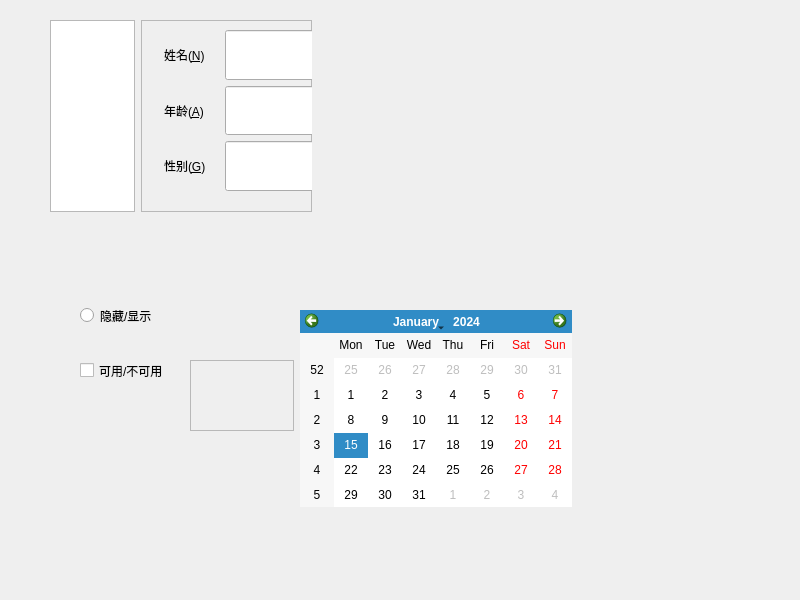
<?xml version="1.0" encoding="UTF-8"?>
<ui version="4.0">
 <class>Form</class>
 <widget class="QWidget" name="Form">
  <property name="geometry">
   <rect>
    <x>0</x>
    <y>0</y>
    <width>800</width>
    <height>600</height>
   </rect>
  </property>
  <property name="windowTitle">
   <string>Form</string>
  </property>
  <widget class="QWidget" name="horizontalLayoutWidget">
   <property name="geometry">
    <rect>
     <x>50</x>
     <y>20</y>
     <width>331</width>
     <height>221</height>
    </rect>
   </property>
   <layout class="QHBoxLayout" name="horizontalLayout" stretch="1,2">
    <property name="sizeConstraint">
     <enum>QLayout::SetFixedSize</enum>
    </property>
    <property name="leftMargin">
     <number>0</number>
    </property>
    <item>
     <widget class="QTreeView" name="treeView">
      <property name="enabled">
       <bool>true</bool>
      </property>
      <property name="sizePolicy">
       <sizepolicy hsizetype="Expanding" vsizetype="Expanding">
        <horstretch>1</horstretch>
        <verstretch>0</verstretch>
       </sizepolicy>
      </property>
     </widget>
    </item>
    <item>
     <widget class="QFrame" name="frame">
      <property name="sizePolicy">
       <sizepolicy hsizetype="Expanding" vsizetype="Preferred">
        <horstretch>2</horstretch>
        <verstretch>0</verstretch>
       </sizepolicy>
      </property>
      <property name="frameShape">
       <enum>QFrame::StyledPanel</enum>
      </property>
      <property name="frameShadow">
       <enum>QFrame::Raised</enum>
      </property>
      <widget class="QWidget" name="gridLayoutWidget">
       <property name="geometry">
        <rect>
         <x>10</x>
         <y>10</y>
         <width>195</width>
         <height>161</height>
        </rect>
       </property>
       <layout class="QGridLayout" name="gridLayout">
        <item row="1" column="0">
         <widget class="QLabel" name="label_2">
          <property name="sizePolicy">
           <sizepolicy hsizetype="Fixed" vsizetype="Expanding">
            <horstretch>0</horstretch>
            <verstretch>1</verstretch>
           </sizepolicy>
          </property>
          <property name="text">
           <string>年龄(&amp;A)</string>
          </property>
          <property name="buddy">
           <cstring>lineEdit_2</cstring>
          </property>
         </widget>
        </item>
        <item row="2" column="0">
         <widget class="QLabel" name="label_3">
          <property name="sizePolicy">
           <sizepolicy hsizetype="Fixed" vsizetype="Expanding">
            <horstretch>0</horstretch>
            <verstretch>1</verstretch>
           </sizepolicy>
          </property>
          <property name="text">
           <string>性别(&amp;G)</string>
          </property>
          <property name="buddy">
           <cstring>lineEdit_3</cstring>
          </property>
         </widget>
        </item>
        <item row="0" column="0">
         <widget class="QLabel" name="label">
          <property name="sizePolicy">
           <sizepolicy hsizetype="Fixed" vsizetype="Expanding">
            <horstretch>0</horstretch>
            <verstretch>1</verstretch>
           </sizepolicy>
          </property>
          <property name="text">
           <string>姓名(&amp;N)</string>
          </property>
          <property name="buddy">
           <cstring>lineEdit</cstring>
          </property>
         </widget>
        </item>
        <item row="0" column="1">
         <widget class="QLineEdit" name="lineEdit">
          <property name="sizePolicy">
           <sizepolicy hsizetype="Fixed" vsizetype="Expanding">
            <horstretch>0</horstretch>
            <verstretch>1</verstretch>
           </sizepolicy>
          </property>
         </widget>
        </item>
        <item row="1" column="1">
         <widget class="QLineEdit" name="lineEdit_2">
          <property name="sizePolicy">
           <sizepolicy hsizetype="Fixed" vsizetype="Expanding">
            <horstretch>0</horstretch>
            <verstretch>1</verstretch>
           </sizepolicy>
          </property>
         </widget>
        </item>
        <item row="2" column="1">
         <widget class="QLineEdit" name="lineEdit_3">
          <property name="sizePolicy">
           <sizepolicy hsizetype="Fixed" vsizetype="Expanding">
            <horstretch>0</horstretch>
            <verstretch>1</verstretch>
           </sizepolicy>
          </property>
         </widget>
        </item>
       </layout>
      </widget>
     </widget>
    </item>
   </layout>
  </widget>
  <widget class="QRadioButton" name="radioButton">
   <property name="geometry">
    <rect>
     <x>80</x>
     <y>300</y>
     <width>91</width>
     <height>31</height>
    </rect>
   </property>
   <property name="text">
    <string>隐藏/显示</string>
   </property>
  </widget>
  <widget class="QCheckBox" name="checkBox">
   <property name="geometry">
    <rect>
     <x>80</x>
     <y>360</y>
     <width>91</width>
     <height>21</height>
    </rect>
   </property>
   <property name="text">
    <string>可用/不可用</string>
   </property>
  </widget>
  <widget class="QTextEdit" name="textEdit">
   <property name="enabled">
    <bool>false</bool>
   </property>
   <property name="geometry">
    <rect>
     <x>190</x>
     <y>360</y>
     <width>104</width>
     <height>71</height>
    </rect>
   </property>
  </widget>
  <widget class="QCalendarWidget" name="calendarWidget">
   <property name="geometry">
    <rect>
     <x>300</x>
     <y>310</y>
     <width>272</width>
     <height>197</height>
    </rect>
   </property>
  </widget>
 </widget>
 <tabstops>
  <tabstop>lineEdit</tabstop>
  <tabstop>lineEdit_2</tabstop>
  <tabstop>lineEdit_3</tabstop>
  <tabstop>treeView</tabstop>
 </tabstops>
 <resources/>
 <connections>
  <connection>
   <sender>radioButton</sender>
   <signal>toggled(bool)</signal>
   <receiver>calendarWidget</receiver>
   <slot>setVisible(bool)</slot>
   <hints>
    <hint type="sourcelabel">
     <x>108</x>
     <y>316</y>
    </hint>
    <hint type="destinationlabel">
     <x>357</x>
     <y>327</y>
    </hint>
   </hints>
  </connection>
  <connection>
   <sender>checkBox</sender>
   <signal>toggled(bool)</signal>
   <receiver>textEdit</receiver>
   <slot>setEnabled(bool)</slot>
   <hints>
    <hint type="sourcelabel">
     <x>114</x>
     <y>374</y>
    </hint>
    <hint type="destinationlabel">
     <x>224</x>
     <y>377</y>
    </hint>
   </hints>
  </connection>
 </connections>
</ui>
